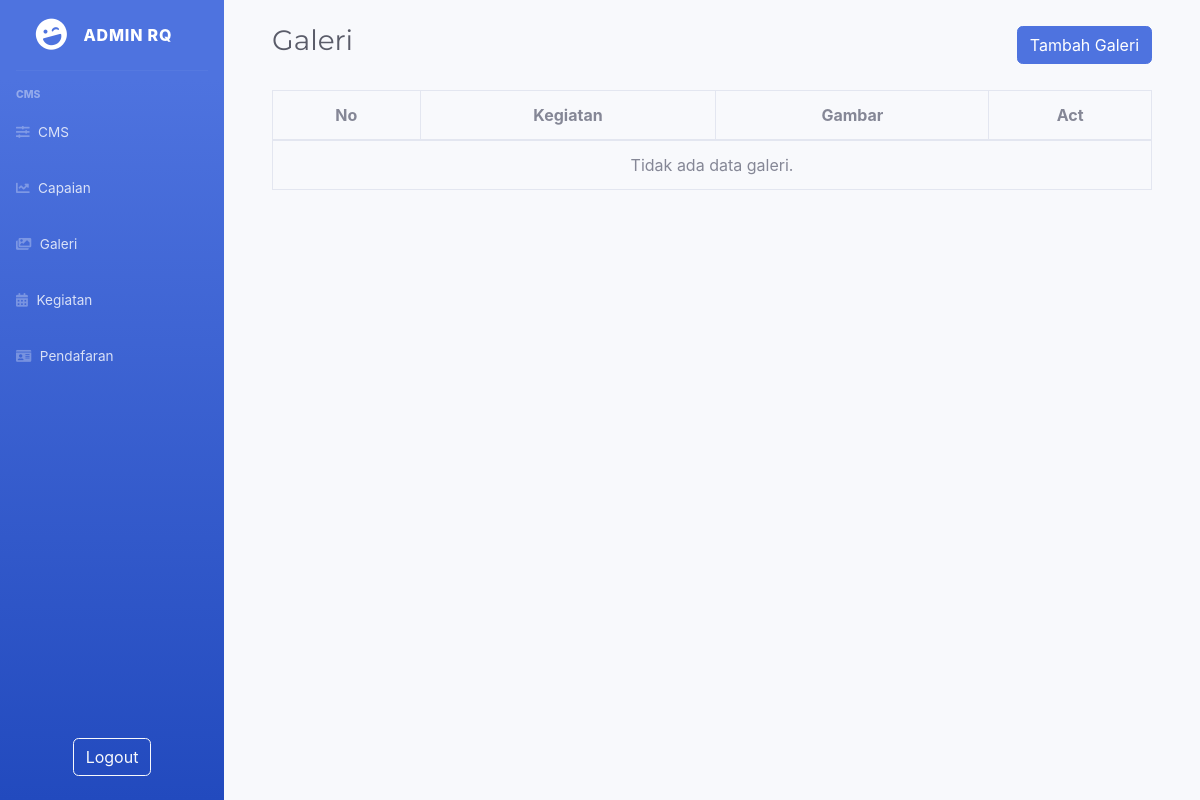
The app's page /index.php/gallery, older data.
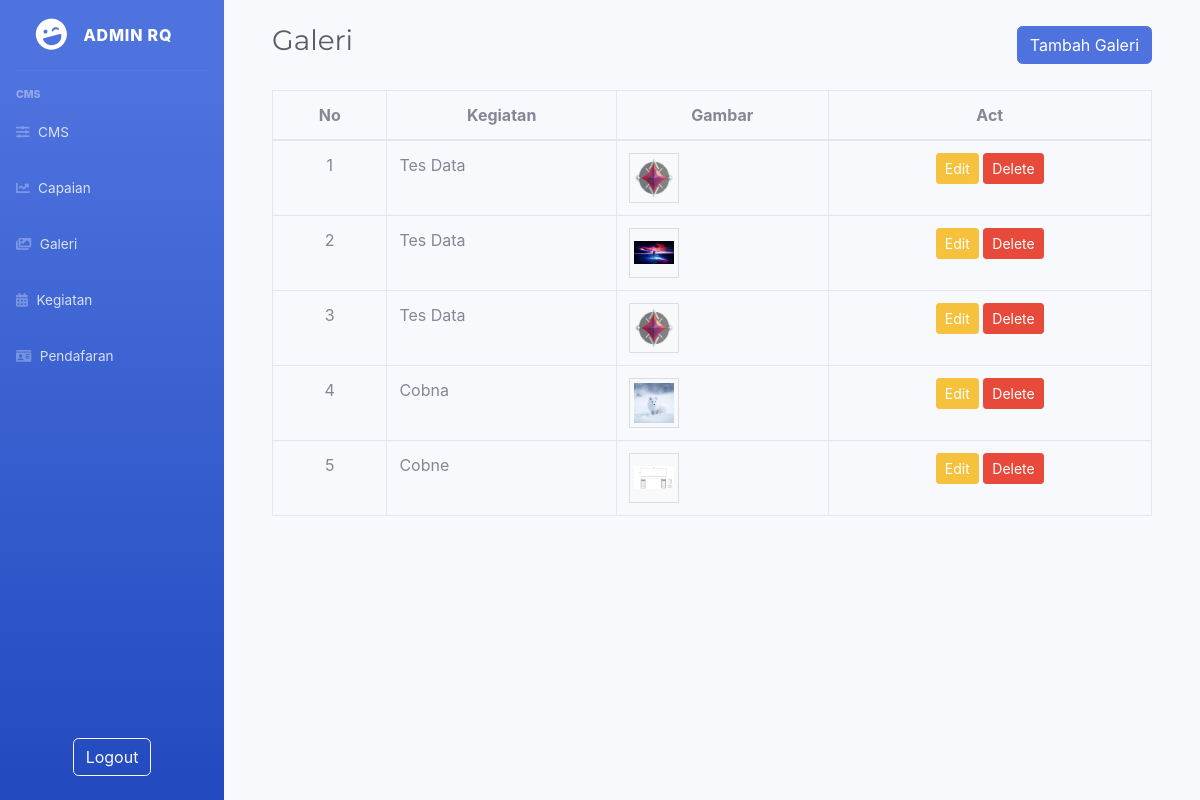
The same page, newer data.
### tables this page shows
CREATE TABLE `gallery` (
  `id_gallery` int NOT NULL,
  `event` varchar(75) NOT NULL,
  `image` varchar(255) NOT NULL
);

### application/controllers/Gallery.php (called while the page is built, shortened)
<?php
class Gallery extends CI_Controller
{
    public function __construct()
    {
        $this->load->model('Gallery_model');
    }
    public function index()
    {
        $data['gallery'] = $this->Gallery_model->get_all();
        $this->load->view('layout/header');
        $this->load->view('layout/sidebar');
        $this->load->view('admin/gallery', $data);
        $this->load->view('script/gallery_script');
        $this->load->view('layout/footer');
    }
}

### index.php (called while the page is built, shortened)
<?php
require_once BASEPATH.'core/CodeIgniter.php';

### application/models/Gallery_model.php (called while the page is built, shortened)
<?php
class Gallery_model extends CI_Model
{
    public function get_all()
    {
        return $this->db->get_where('gallery')->result();
    }
}

### application/views/admin/gallery.php (the view, shortened to what this page needs)
    <div id="content-wrapper" class="d-flex flex-column">
        <div id="content" class="p-4">
            <div class="container-fluid">
                <div class="d-flex justify-content-between align-items-center mb-4">
                    <h1 class="h3 text-gray-800">Galeri</h1>
                    <button class="btn btn-primary" data-toggle="modal" data-target="#galleryModal">Tambah Galeri</button>
                </div>
                <div class="row">
                    <div class="col-lg-12 mb-4">
                        <div class="table-responsive">
                            <table class="table table-bordered" id="dataTable" width="100%" cellspacing="0">
                                <thead>
                                    <tr>
                                        <th class="text-center">No</th>
                                        <th class="text-center">Kegiatan</th>
                                        <th class="text-center">Gambar</th>
                                        <th class="text-center">Act</th>
                                    </tr>
                                </thead>
                                <tbody>
                                    <?php if (!empty($gallery)) : ?>
                                        <?php
                                        $no = 1;
                                        foreach ($gallery as $row) : ?>
                                            <tr>
                                                <td class="text-center"><?= $no++ ?></td>
                                                <td><?= $row->event ?></td>
                                                <td class="">
                                                    <div style="width: 50px; height: 50px; display: inline-block; background: #f8f9fa; border: 1px solid #ddd; padding: 4px;">
                                                        <img src="<?= base_url('uploads/galeri/' . $row->image) ?>" alt="<?= $row->event ?>"
                                                            style="width: 100%; height: 100%; object-fit: contain;">
                                                    </div>
                                                </td>
                                                <td class="text-center">
                                                    <a href="#" class="btn btn-sm btn-warning btn-edit"
                                                        data-id="<?= $row->id_gallery ?>"
                                                        data-event="<?= htmlspecialchars($row->event, ENT_QUOTES) ?>"
                                                        data-image="<?= $row->image ?>"
                                                        data-toggle="modal" data-target="#galleryModal">
                                                        Edit
                                                    </a>
                                                    <a href="<?= base_url('gallery/delete/' . $row->id_gallery) ?>"
                                                        class="btn btn-sm btn-danger"
                                                        onclick="return confirm('Yakin ingin menghapus gallery ini?')">
                                                        Delete
                                                    </a>
                                                </td>
                                            </tr>
                                        <?php endforeach; ?>
                                    <?php else : ?>
                                        <tr>
                                            <td colspan="5" class="text-center text-muted">Tidak ada data galeri.</td>
                                        </tr>
                                    <?php endif; ?>
                                </tbody>
                            </table>
                        </div>
                    </div>
                </div>
            </div>
        </div>
    </div>
</div>

### application/views/layout/header.php (shortened to what this page needs)
<!DOCTYPE html>
<html lang="en">
<head>
    <link href="vendor/fontawesome-free/css/all.min.css" rel="stylesheet" type="text/css">
    <link rel="stylesheet" href="https://cdnjs.cloudflare.com/ajax/libs/font-awesome/5.7.2/css/all.min.css" />
    <link rel="stylesheet" href="public/css/bootstrap.min.css">
    <link rel="stylesheet" href="public/css/sb-admin-2.min.css">
    <link rel="stylesheet" href="public/css/styles.css?v= . filemtime(FCPATH . public/css/styles.css));">
</head>

### application/views/layout/sidebar.php
<div id="wrapper">
    <ul class="navbar-nav bg-gradient-primary sidebar sidebar-dark accordion" id="accordionSidebar">
        <a class="sidebar-brand d-flex align-items-center justify-content-center" href="dashboard">
            <div class="sidebar-brand-icon rotate-n-15">
                <i class="fas fa-laugh-wink"></i>
            </div>
            <div class="sidebar-brand-text mx-3">Admin RQ</div>
        </a>
        <hr class="sidebar-divider">
        <div class="sidebar-heading">CMS</div>
        <li class="nav-item">
            <a class="nav-link" href="CMSMenu">
                <i class="fas fa-sliders-h"></i>
                <span>CMS</span>
            </a>
        </li>
        <li class="nav-item">
            <a class="nav-link" href="Capaian">
                <i class="fas fa-chart-line"></i>
                <span>Capaian</span>
            </a>
        </li>
        <li class="nav-item">
            <a class="nav-link" href="Gallery">
                <i class="fas fa-images"></i>
                <span>Galeri</span>
            </a>
        </li>
        <li class="nav-item">
            <a class="nav-link" href="Agenda">
                <i class="fas fa-calendar-alt"></i>
                <span>Kegiatan</span>
            </a>
        </li>
        <li class="nav-item">
            <a class="nav-link" href="Daftar">
                <i class="fas fa-id-card"></i>
                <span>Pendafaran</span>
            </a>
        </li>
        <div class="mt-auto text-center p-4">
            <a class="btn btn-outline-light" href="logout">
                Logout
            </a>
        </div>
    </ul>

### application/views/layout/footer.php (shortened to what this page needs)
    </body>
</html>

Row changes from the older to the newer data that the page shows:
added gallery: event "Tes Data", image (picture)
added gallery: event "Tes Data", image (picture)
added gallery: event "Tes Data", image (picture)
added gallery: event "Cobna", image (picture)
added gallery: event "Cobne", image (picture)
Text that changed along with them:
text no longer shown: "Tidak ada data galeri."
